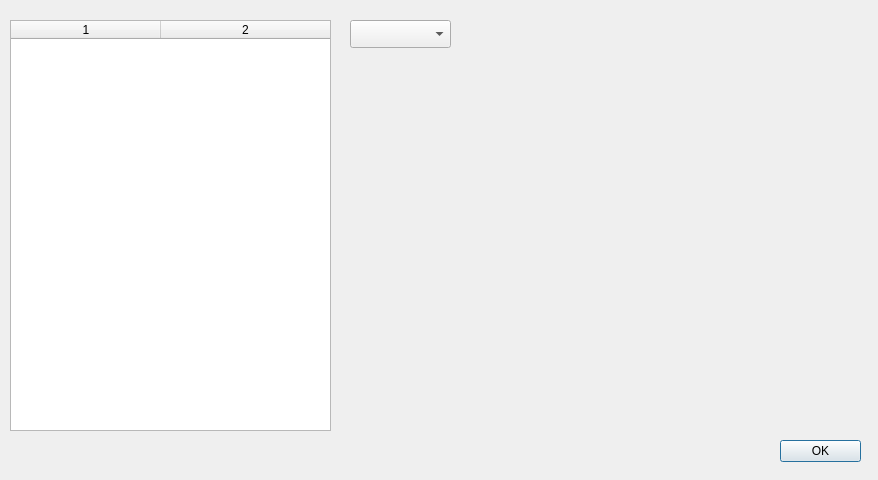
<?xml version="1.0" encoding="UTF-8"?>
<ui version="4.0">
 <class>DiagnosticDialog</class>
 <widget class="QDialog" name="DiagnosticDialog">
  <property name="geometry">
   <rect>
    <x>0</x>
    <y>0</y>
    <width>878</width>
    <height>480</height>
   </rect>
  </property>
  <property name="windowTitle">
   <string>Dialog</string>
  </property>
  <widget class="QDialogButtonBox" name="buttonBox">
   <property name="geometry">
    <rect>
     <x>780</x>
     <y>440</y>
     <width>81</width>
     <height>31</height>
    </rect>
   </property>
   <property name="orientation">
    <enum>Qt::Vertical</enum>
   </property>
   <property name="standardButtons">
    <set>QDialogButtonBox::Ok</set>
   </property>
  </widget>
  <widget class="QTableWidget" name="tableWidget">
   <property name="geometry">
    <rect>
     <x>10</x>
     <y>20</y>
     <width>321</width>
     <height>411</height>
    </rect>
   </property>
   <property name="sizePolicy">
    <sizepolicy hsizetype="Expanding" vsizetype="Expanding">
     <horstretch>0</horstretch>
     <verstretch>0</verstretch>
    </sizepolicy>
   </property>
   <property name="columnCount">
    <number>2</number>
   </property>
   <attribute name="horizontalHeaderDefaultSectionSize">
    <number>150</number>
   </attribute>
   <attribute name="horizontalHeaderStretchLastSection">
    <bool>true</bool>
   </attribute>
   <column/>
   <column/>
  </widget>
  <widget class="QComboBox" name="comboBox">
   <property name="geometry">
    <rect>
     <x>350</x>
     <y>20</y>
     <width>101</width>
     <height>28</height>
    </rect>
   </property>
  </widget>
  <widget class="QtCharts::QChartView" name="widget" native="true">
   <property name="geometry">
    <rect>
     <x>350</x>
     <y>50</y>
     <width>511</width>
     <height>381</height>
    </rect>
   </property>
  </widget>
 </widget>
 <customwidgets>
  <customwidget>
   <class>QtCharts::QChartView</class>
   <extends>QWidget</extends>
   <header location="global">QtCharts/QChartView</header>
   <container>1</container>
  </customwidget>
 </customwidgets>
 <resources/>
 <connections>
  <connection>
   <sender>buttonBox</sender>
   <signal>accepted()</signal>
   <receiver>DiagnosticDialog</receiver>
   <slot>accept()</slot>
   <hints>
    <hint type="sourcelabel">
     <x>248</x>
     <y>254</y>
    </hint>
    <hint type="destinationlabel">
     <x>157</x>
     <y>274</y>
    </hint>
   </hints>
  </connection>
  <connection>
   <sender>buttonBox</sender>
   <signal>rejected()</signal>
   <receiver>DiagnosticDialog</receiver>
   <slot>reject()</slot>
   <hints>
    <hint type="sourcelabel">
     <x>316</x>
     <y>260</y>
    </hint>
    <hint type="destinationlabel">
     <x>286</x>
     <y>274</y>
    </hint>
   </hints>
  </connection>
 </connections>
</ui>
